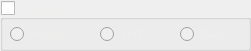
     <widget class="QGroupBox" name="groupBox_extractionRVB">
      <property name="enabled">
       <bool>true</bool>
      </property>
      <property name="geometry">
       <rect>
        <x>1020</x>
        <y>10</y>
        <width>251</width>
        <height>51</height>
       </rect>
      </property>
      <property name="styleSheet">
       <string notr="true">color: rgb(238, 238, 236);</string>
      </property>
      <property name="title">
       <string>E&amp;xtraction</string>
      </property>
      <property name="alignment">
       <set>Qt::AlignLeading|Qt::AlignLeft|Qt::AlignVCenter</set>
      </property>
      <property name="checkable">
       <bool>true</bool>
      </property>
      <property name="checked">
       <bool>false</bool>
      </property>
      <widget class="QRadioButton" name="radioButton_extractionR">
       <property name="geometry">
        <rect>
         <x>10</x>
         <y>26</y>
         <width>111</width>
         <height>16</height>
        </rect>
       </property>
       <property name="mouseTracking">
        <bool>true</bool>
       </property>
       <property name="text">
        <string>Rouge</string>
       </property>
       <property name="checkable">
        <bool>true</bool>
       </property>
      </widget>
      <widget class="QRadioButton" name="radioButton_extractionB">
       <property name="geometry">
        <rect>
         <x>180</x>
         <y>26</y>
         <width>61</width>
         <height>16</height>
        </rect>
       </property>
       <property name="text">
        <string>Bleu</string>
       </property>
      </widget>
      <widget class="QRadioButton" name="radioButton_extractionV">
       <property name="enabled">
        <bool>false</bool>
       </property>
       <property name="geometry">
        <rect>
         <x>100</x>
         <y>26</y>
         <width>61</width>
         <height>16</height>
        </rect>
       </property>
       <property name="mouseTracking">
        <bool>true</bool>
       </property>
       <property name="text">
        <string>Vert</string>
       </property>
       <property name="checkable">
        <bool>true</bool>
       </property>
      </widget>
     </widget>
